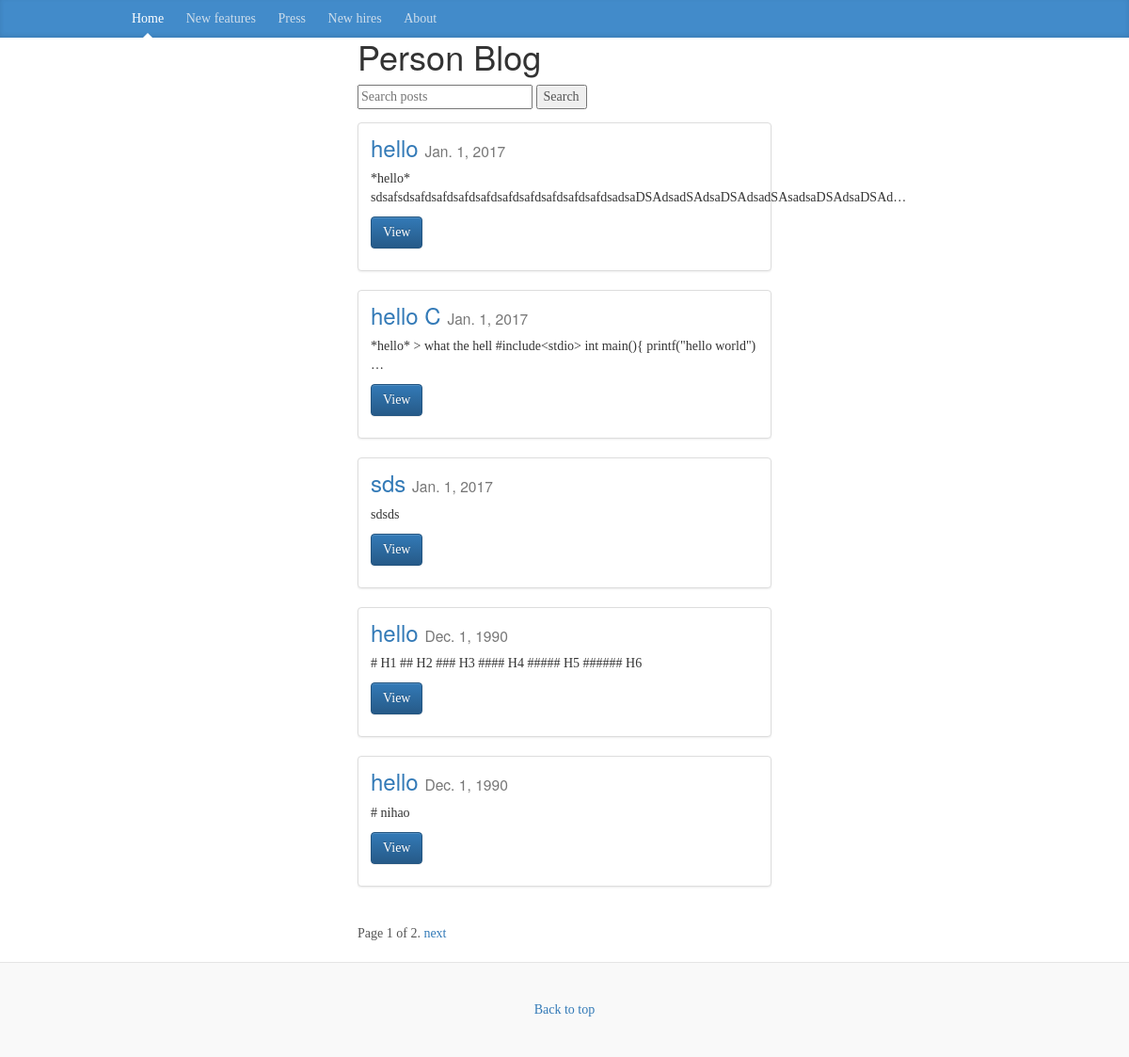
/posts/, run on the app's committed database.
### posts/models.py (models this page shows, shortened)
class Post(models.Model):
	user = models.ForeignKey(settings.AUTH_USER_MODEL,default=1)
	title = models.CharField(max_length=120)
	slug = models.SlugField(unique=True)
	content = models.TextField()
	updated = models.DateTimeField(auto_now=True, auto_now_add=False)
	timestamp = models.DateTimeField(auto_now=False, auto_now_add=True)
	image = models.ImageField(upload_to=upload_location,
		null=True,
		blank=True,
		width_field="width_field",
		height_field="height_field")
	height_field = models.IntegerField(default=0)
	width_field = models.IntegerField(default=0)
	draft = models.BooleanField(default=False)
	publish = models.DateField(auto_now=False,auto_now_add=False)
	objects = PostManager()
	def get_absolute_url(self):
		return reverse("posts:detail",kwargs={"slug":self.slug})
	class Meta:
		ordering = ["-timestamp","-updated"]

### posts/views.py (the view, shortened to what this page needs)
def post_list(request): #list items
	today =timezone.now().date()
	queryset_list = Post.objects.active()
	if request.user.is_staff or request.user.is_superuser:
		queryset_list = Post.objects.all()
	query = request.GET.get("q")
	paginator = Paginator(queryset_list, 5) # Show 25 contacts per page
	page_request_var='page'
	page = request.GET.get(page_request_var)
	try:
		queryset = paginator.page(page)
	except PageNotAnInteger:
		queryset = paginator.page(1)
	except EmptyPage:
		queryset = paginator.page(paginator.num_pages)
	context={
			"object_list": queryset,
			"title":"Person Blog ",
			"page_request_var":page_request_var,
			"today":today,
		}
	return render(request,"post_list.html",context)

### posts/models.py (called while the page is built)
	def active(self,*args,**kwargs):
		return super(PostManager,self).filter(draft=False).filter(publish__lte=timezone.now())

### templates/post_list.html (shortened to what this page needs)
{% extends "base.html" %}
{% block content %}
<div class='col-sm-6 col-sm-offset-3'>
    <h1>{{ title }}</h1>
<form method="GET" action="">
  <input type="text" name="q" placeholder="Search posts" value="{{ request.GET.q }}"/>
  <input type="submit" value="Search"/>
</form>
{% for obj in object_list %}
<div class="row">
  <div class="col-sm-12 ">
    <div class="thumbnail">
      <div class="caption">
        <h3><a href='{{ obj.get_absolute_url }}'>{{ obj.title }}</a> <small>{{ obj.publish }}</small></h3>
        <p class='content-markdown'>{{ obj.content|truncatechars:100 }}</p>
        <p><a href="{{ obj.get_absolute_url }}" class="btn btn-primary" role="button">View</a></p>
      </div>
    </div>
  </div>
</div>
{% endfor %}
<div class="pagination">
    <span class="step-links">
        <span class="current">
            Page {{ object_list.number }} of {{ object_list.paginator.num_pages }}.
        </span>
        {% if object_list.has_next %}
           <a href="?{{ page_request_var }}={{ object_list.next_page_number }}{% if request.GET.q %}&q={{ request.GET.q }}{% endif %}">next</a>
        {% endif %}
    </span>
</div>
</div>
{% endblock content %}

### static/css/navbar.css (style rules this page uses)
body { font-family: Georgia, "Times New Roman", Times, serif; color: #555; }
h1, .h1, h2, .h2, h3, .h3, h4, .h4, h5, .h5, h6, .h6 { margin-top: 0; font-family: "Helvetica Neue", Helvetica, Arial, sans-serif; font-weight: normal; color: #333; }

### data on the page
Post: title "hello", publish "Jan. 1, 2017", content "*hello* sdsafsdsafdsafdsafdsafdsafdsafdsafdsafdsafdsadsaDSAdsadSAdsaDSAdsadSAsadsaDSAdsaDSAd…"
Post: title "hello C", publish "Jan. 1, 2017", content "*hello* > what the hell #include<stdio> int main(){ printf(\"hello world\") …"
Post: title "sds", publish "Jan. 1, 2017", content "sdsds"
Post: title "hello", publish "Dec. 1, 1990", content "# H1 ## H2 ### H3 #### H4 ##### H5 ###### H6"
Post: title "hello", publish "Dec. 1, 1990", content "# nihao"

### other printed values
{{ title }} "Person Blog"
{{ object_list.number }} "1"
{{ object_list.paginator.num_pages }} "2"
